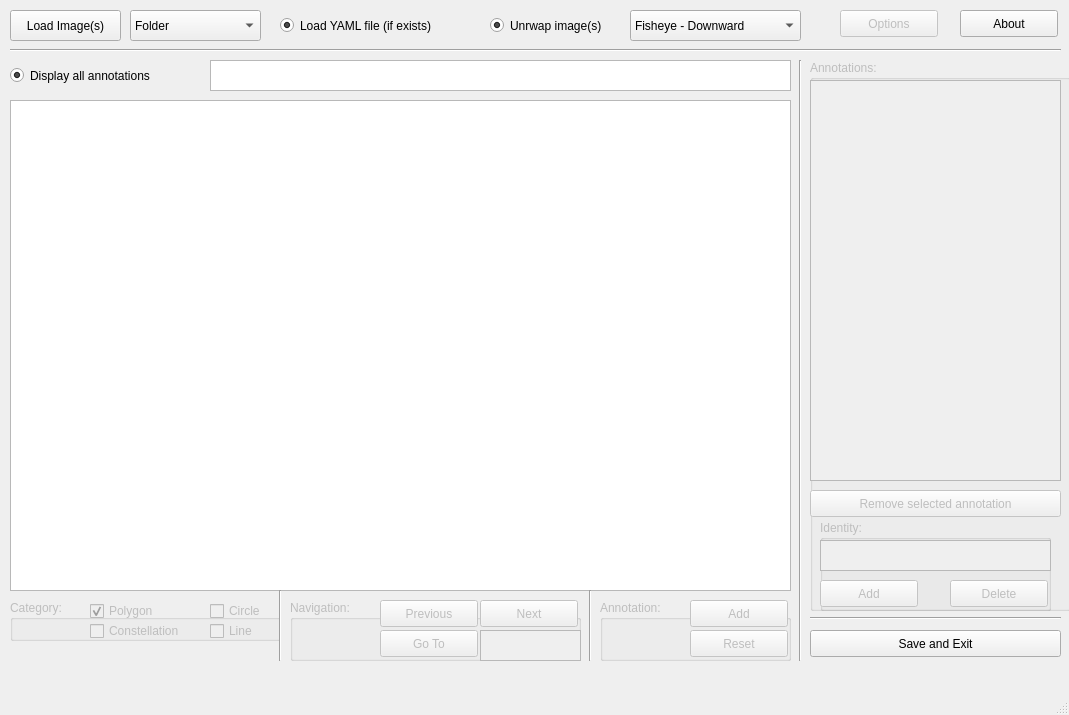
<?xml version="1.0" encoding="UTF-8"?>
<ui version="4.0">
 <class>MainWindow</class>
 <widget class="QMainWindow" name="MainWindow">
  <property name="windowModality">
   <enum>Qt::ApplicationModal</enum>
  </property>
  <property name="geometry">
   <rect>
    <x>0</x>
    <y>0</y>
    <width>1069</width>
    <height>715</height>
   </rect>
  </property>
  <property name="mouseTracking">
   <bool>true</bool>
  </property>
  <property name="acceptDrops">
   <bool>true</bool>
  </property>
  <property name="windowTitle">
   <string>Image Geometric Annotation for Ground Truth</string>
  </property>
  <property name="autoFillBackground">
   <bool>true</bool>
  </property>
  <property name="unifiedTitleAndToolBarOnMac">
   <bool>false</bool>
  </property>
  <widget class="QWidget" name="centralwidget">
   <widget class="QPushButton" name="loadButton">
    <property name="geometry">
     <rect>
      <x>10</x>
      <y>10</y>
      <width>111</width>
      <height>31</height>
     </rect>
    </property>
    <property name="text">
     <string>Load Image(s)</string>
    </property>
   </widget>
   <widget class="QGraphicsView" name="graphicsView">
    <property name="geometry">
     <rect>
      <x>10</x>
      <y>100</y>
      <width>781</width>
      <height>491</height>
     </rect>
    </property>
   </widget>
   <widget class="QRadioButton" name="loadYaml">
    <property name="geometry">
     <rect>
      <x>280</x>
      <y>10</y>
      <width>191</width>
      <height>31</height>
     </rect>
    </property>
    <property name="text">
     <string>Load YAML file (if exists)</string>
    </property>
    <property name="checked">
     <bool>true</bool>
    </property>
    <property name="autoExclusive">
     <bool>false</bool>
    </property>
   </widget>
   <widget class="QTextBrowser" name="textAddress">
    <property name="geometry">
     <rect>
      <x>210</x>
      <y>60</y>
      <width>581</width>
      <height>31</height>
     </rect>
    </property>
   </widget>
   <widget class="QComboBox" name="loadOption">
    <property name="geometry">
     <rect>
      <x>130</x>
      <y>10</y>
      <width>131</width>
      <height>31</height>
     </rect>
    </property>
    <property name="autoFillBackground">
     <bool>false</bool>
    </property>
    <property name="currentIndex">
     <number>0</number>
    </property>
    <item>
     <property name="text">
      <string>Folder</string>
     </property>
    </item>
    <item>
     <property name="text">
      <string>Single File</string>
     </property>
    </item>
   </widget>
   <widget class="Line" name="line">
    <property name="geometry">
     <rect>
      <x>10</x>
      <y>40</y>
      <width>1051</width>
      <height>20</height>
     </rect>
    </property>
    <property name="orientation">
     <enum>Qt::Horizontal</enum>
    </property>
   </widget>
   <widget class="QRadioButton" name="displayAnnotation">
    <property name="geometry">
     <rect>
      <x>10</x>
      <y>60</y>
      <width>181</width>
      <height>31</height>
     </rect>
    </property>
    <property name="text">
     <string>Display all annotations</string>
    </property>
    <property name="checked">
     <bool>true</bool>
    </property>
    <property name="autoExclusive">
     <bool>false</bool>
    </property>
   </widget>
   <widget class="QGroupBox" name="groupCategory">
    <property name="enabled">
     <bool>false</bool>
    </property>
    <property name="geometry">
     <rect>
      <x>10</x>
      <y>600</y>
      <width>271</width>
      <height>41</height>
     </rect>
    </property>
    <property name="title">
     <string>Category:</string>
    </property>
    <widget class="QCheckBox" name="catPoly">
     <property name="geometry">
      <rect>
       <x>80</x>
       <y>0</y>
       <width>97</width>
       <height>22</height>
      </rect>
     </property>
     <property name="text">
      <string>Polygon</string>
     </property>
     <property name="checked">
      <bool>true</bool>
     </property>
     <property name="autoExclusive">
      <bool>true</bool>
     </property>
    </widget>
    <widget class="QCheckBox" name="catConstellation">
     <property name="geometry">
      <rect>
       <x>80</x>
       <y>20</y>
       <width>121</width>
       <height>22</height>
      </rect>
     </property>
     <property name="text">
      <string>Constellation</string>
     </property>
     <property name="autoExclusive">
      <bool>true</bool>
     </property>
    </widget>
    <widget class="QCheckBox" name="catLine">
     <property name="geometry">
      <rect>
       <x>200</x>
       <y>20</y>
       <width>71</width>
       <height>22</height>
      </rect>
     </property>
     <property name="text">
      <string>Line</string>
     </property>
     <property name="autoExclusive">
      <bool>true</bool>
     </property>
    </widget>
    <widget class="QCheckBox" name="catCircle">
     <property name="geometry">
      <rect>
       <x>200</x>
       <y>0</y>
       <width>71</width>
       <height>22</height>
      </rect>
     </property>
     <property name="text">
      <string>Circle</string>
     </property>
     <property name="autoExclusive">
      <bool>true</bool>
     </property>
    </widget>
   </widget>
   <widget class="QGroupBox" name="groupNavigation">
    <property name="enabled">
     <bool>false</bool>
    </property>
    <property name="geometry">
     <rect>
      <x>290</x>
      <y>600</y>
      <width>291</width>
      <height>61</height>
     </rect>
    </property>
    <property name="title">
     <string>Navigation:</string>
    </property>
    <widget class="QPushButton" name="navPrev">
     <property name="geometry">
      <rect>
       <x>90</x>
       <y>0</y>
       <width>98</width>
       <height>27</height>
      </rect>
     </property>
     <property name="text">
      <string>Previous</string>
     </property>
    </widget>
    <widget class="QPushButton" name="navNext">
     <property name="geometry">
      <rect>
       <x>190</x>
       <y>0</y>
       <width>98</width>
       <height>27</height>
      </rect>
     </property>
     <property name="text">
      <string>Next</string>
     </property>
    </widget>
    <widget class="QPushButton" name="navGoto">
     <property name="geometry">
      <rect>
       <x>90</x>
       <y>30</y>
       <width>98</width>
       <height>27</height>
      </rect>
     </property>
     <property name="text">
      <string>Go To</string>
     </property>
    </widget>
    <widget class="QTextEdit" name="navigationCounter">
     <property name="geometry">
      <rect>
       <x>190</x>
       <y>30</y>
       <width>101</width>
       <height>31</height>
      </rect>
     </property>
    </widget>
   </widget>
   <widget class="QGroupBox" name="groupAnnotation">
    <property name="enabled">
     <bool>false</bool>
    </property>
    <property name="geometry">
     <rect>
      <x>600</x>
      <y>600</y>
      <width>191</width>
      <height>61</height>
     </rect>
    </property>
    <property name="title">
     <string>Annotation:</string>
    </property>
    <widget class="QPushButton" name="annotateReset">
     <property name="geometry">
      <rect>
       <x>90</x>
       <y>30</y>
       <width>98</width>
       <height>27</height>
      </rect>
     </property>
     <property name="text">
      <string>Reset</string>
     </property>
    </widget>
    <widget class="QPushButton" name="annotateAdd">
     <property name="geometry">
      <rect>
       <x>90</x>
       <y>0</y>
       <width>98</width>
       <height>27</height>
      </rect>
     </property>
     <property name="text">
      <string>Add</string>
     </property>
    </widget>
   </widget>
   <widget class="Line" name="line_3">
    <property name="geometry">
     <rect>
      <x>580</x>
      <y>590</y>
      <width>20</width>
      <height>71</height>
     </rect>
    </property>
    <property name="orientation">
     <enum>Qt::Vertical</enum>
    </property>
   </widget>
   <widget class="Line" name="line_4">
    <property name="geometry">
     <rect>
      <x>270</x>
      <y>590</y>
      <width>20</width>
      <height>71</height>
     </rect>
    </property>
    <property name="orientation">
     <enum>Qt::Vertical</enum>
    </property>
   </widget>
   <widget class="QGroupBox" name="groupAnnotationList">
    <property name="enabled">
     <bool>false</bool>
    </property>
    <property name="geometry">
     <rect>
      <x>810</x>
      <y>60</y>
      <width>261</width>
      <height>551</height>
     </rect>
    </property>
    <property name="title">
     <string>Annotations:</string>
    </property>
    <widget class="QListWidget" name="annotationList">
     <property name="geometry">
      <rect>
       <x>0</x>
       <y>20</y>
       <width>251</width>
       <height>401</height>
      </rect>
     </property>
    </widget>
    <widget class="QPushButton" name="annotationRemove">
     <property name="geometry">
      <rect>
       <x>0</x>
       <y>430</y>
       <width>251</width>
       <height>27</height>
      </rect>
     </property>
     <property name="text">
      <string>Remove selected annotation</string>
     </property>
    </widget>
    <widget class="QGroupBox" name="groupAnnotationID">
     <property name="geometry">
      <rect>
       <x>10</x>
       <y>460</y>
       <width>231</width>
       <height>91</height>
      </rect>
     </property>
     <property name="title">
      <string>Identity:</string>
     </property>
     <widget class="QPlainTextEdit" name="annotationIDtext">
      <property name="geometry">
       <rect>
        <x>0</x>
        <y>20</y>
        <width>231</width>
        <height>31</height>
       </rect>
      </property>
     </widget>
     <widget class="QPushButton" name="annotationIdAdd">
      <property name="geometry">
       <rect>
        <x>0</x>
        <y>60</y>
        <width>98</width>
        <height>27</height>
       </rect>
      </property>
      <property name="text">
       <string>Add</string>
      </property>
     </widget>
     <widget class="QPushButton" name="annotationIdDelete">
      <property name="geometry">
       <rect>
        <x>130</x>
        <y>60</y>
        <width>98</width>
        <height>27</height>
       </rect>
      </property>
      <property name="text">
       <string>Delete</string>
      </property>
     </widget>
    </widget>
   </widget>
   <widget class="Line" name="line_5">
    <property name="geometry">
     <rect>
      <x>790</x>
      <y>60</y>
      <width>20</width>
      <height>601</height>
     </rect>
    </property>
    <property name="orientation">
     <enum>Qt::Vertical</enum>
    </property>
   </widget>
   <widget class="QPushButton" name="aboutButton">
    <property name="geometry">
     <rect>
      <x>960</x>
      <y>10</y>
      <width>98</width>
      <height>27</height>
     </rect>
    </property>
    <property name="text">
     <string>About</string>
    </property>
   </widget>
   <widget class="QComboBox" name="unwrapOption">
    <property name="geometry">
     <rect>
      <x>630</x>
      <y>10</y>
      <width>171</width>
      <height>31</height>
     </rect>
    </property>
    <property name="currentIndex">
     <number>0</number>
    </property>
    <item>
     <property name="text">
      <string>Fisheye - Downward</string>
     </property>
    </item>
    <item>
     <property name="text">
      <string>Fisheye - Forward</string>
     </property>
    </item>
    <item>
     <property name="text">
      <string>OminCam</string>
     </property>
    </item>
   </widget>
   <widget class="QRadioButton" name="unwrapFlag">
    <property name="geometry">
     <rect>
      <x>490</x>
      <y>10</y>
      <width>151</width>
      <height>31</height>
     </rect>
    </property>
    <property name="text">
     <string>Unrwap image(s)</string>
    </property>
    <property name="checked">
     <bool>true</bool>
    </property>
    <property name="autoExclusive">
     <bool>false</bool>
    </property>
   </widget>
   <widget class="QPushButton" name="pushButton">
    <property name="geometry">
     <rect>
      <x>810</x>
      <y>630</y>
      <width>251</width>
      <height>27</height>
     </rect>
    </property>
    <property name="text">
     <string>Save and Exit</string>
    </property>
   </widget>
   <widget class="Line" name="line_2">
    <property name="geometry">
     <rect>
      <x>810</x>
      <y>610</y>
      <width>251</width>
      <height>16</height>
     </rect>
    </property>
    <property name="orientation">
     <enum>Qt::Horizontal</enum>
    </property>
   </widget>
   <widget class="QPushButton" name="AdvanceOptionS">
    <property name="enabled">
     <bool>false</bool>
    </property>
    <property name="geometry">
     <rect>
      <x>840</x>
      <y>10</y>
      <width>98</width>
      <height>27</height>
     </rect>
    </property>
    <property name="text">
     <string>Options</string>
    </property>
   </widget>
  </widget>
  <widget class="QMenuBar" name="menubar">
   <property name="geometry">
    <rect>
     <x>0</x>
     <y>0</y>
     <width>1069</width>
     <height>25</height>
    </rect>
   </property>
  </widget>
  <widget class="QStatusBar" name="statusbar"/>
 </widget>
 <resources/>
 <connections/>
</ui>
